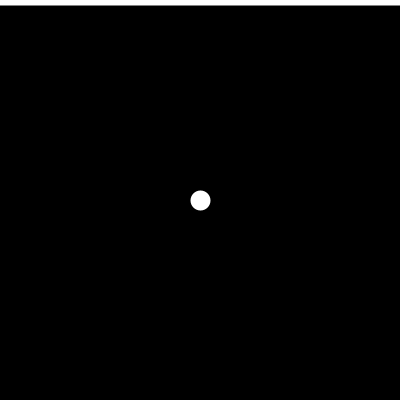
Frame 1 (no input)
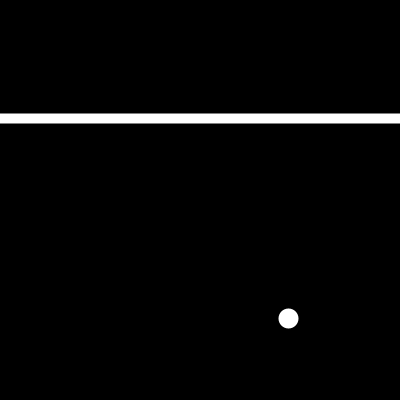
Frame 60 (the mouse pressed at the canvas centre just before this capture)
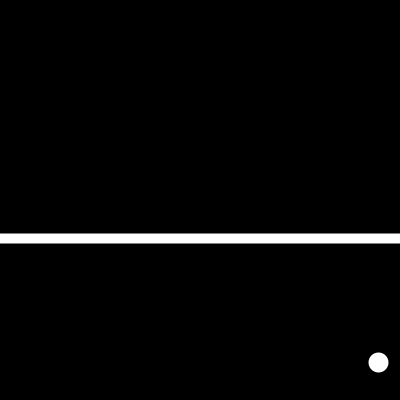
Frame 120 (the mouse held since frame 60 and released just before this capture)

The Processing sketch that drew these frames (run headless with seeded random() and noise(); from frame 60 on, the mouse is pressed at the canvas centre):

// Processing sketch: processing_2025
// ── processing_2025.pde

float lineaY=0;
float posX;
float posY;
float velX;
float velY;


int diametro=10;

void setup() {

  size (400,400);
  posX=width/2;
  posY=height/2;
  velX=1.5;
  velY=2;
}

void draw() {

  background(0);
 
 
  smooth();
  stroke(255);
  strokeWeight(10);
  line (0,lineaY,width,lineaY);
  lineaY=lineaY%height;
  lineaY=lineaY+2;


  if(posX <= 0 || posX >=width)
  {
    velX=-velX;
  }

  if(posY <= 0 || posY >=height)
  {
    velY=-velY;
  }

  ellipse(posX,posY,diametro,diametro);

  posX=posX+velX;
  posY=posY+velY;



}
